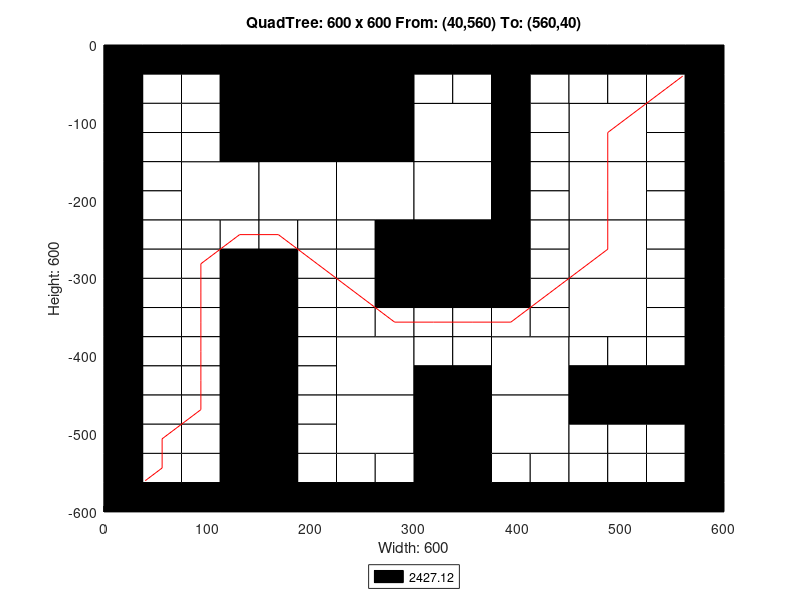

This chart was generated by the following MATLAB code:
axis([0 600 -600 0]);
title('QuadTree: 600 x 600 From: (40,560) To: (560,40)');
xlabel('Width: 600');
ylabel('Height: 600');
rectangle('Position',[150 -150 150 150], 'FaceColor',[0 0 0]);
rectangle('Position',[75 -225 75 75], 'FaceColor',[1 1 1]);
rectangle('Position',[150 -225 75 75], 'FaceColor',[1 1 1]);
rectangle('Position',[225 -225 75 75], 'FaceColor',[1 1 1]);
rectangle('Position',[300 -150 75 75], 'FaceColor',[1 1 1]);
rectangle('Position',[450 -150 75 75], 'FaceColor',[1 1 1]);
rectangle('Position',[300 -225 75 75], 'FaceColor',[1 1 1]);
rectangle('Position',[300 -300 75 75], 'FaceColor',[0 0 0]);
rectangle('Position',[450 -225 75 75], 'FaceColor',[1 1 1]);
rectangle('Position',[450 -300 75 75], 'FaceColor',[1 1 1]);
rectangle('Position',[225 -450 75 75], 'FaceColor',[1 1 1]);
rectangle('Position',[225 -525 75 75], 'FaceColor',[1 1 1]);
rectangle('Position',[375 -450 75 75], 'FaceColor',[1 1 1]);
rectangle('Position',[450 -375 75 75], 'FaceColor',[1 1 1]);
rectangle('Position',[300 -525 75 75], 'FaceColor',[0 0 0]);
rectangle('Position',[375 -525 75 75], 'FaceColor',[1 1 1]);
rectangle('Position',[300 -600 75 75], 'FaceColor',[0 0 0]);
rectangle('Position',[0 -37.5 37.5 37.5], 'FaceColor',[0 0 0]);
rectangle('Position',[37.5 -37.5 37.5 37.5], 'FaceColor',[0 0 0]);
rectangle('Position',[0 -75 37.5 37.5], 'FaceColor',[0 0 0]);
rectangle('Position',[37.5 -75 37.5 37.5], 'FaceColor',[1 1 1]);
rectangle('Position',[75 -37.5 37.5 37.5], 'FaceColor',[0 0 0]);
rectangle('Position',[112.5 -37.5 37.5 37.5], 'FaceColor',[0 0 0]);
rectangle('Position',[75 -75 37.5 37.5], 'FaceColor',[1 1 1]);
rectangle('Position',[112.5 -75 37.5 37.5], 'FaceColor',[0 0 0]);
rectangle('Position',[0 -112.5 37.5 37.5], 'FaceColor',[0 0 0]);
rectangle('Position',[37.5 -112.5 37.5 37.5], 'FaceColor',[1 1 1]);
rectangle('Position',[0 -150 37.5 37.5], 'FaceColor',[0 0 0]);
rectangle('Position',[37.5 -150 37.5 37.5], 'FaceColor',[1 1 1]);
rectangle('Position',[75 -112.5 37.5 37.5], 'FaceColor',[1 1 1]);
rectangle('Position',[112.5 -112.5 37.5 37.5], 'FaceColor',[0 0 0]);
rectangle('Position',[75 -150 37.5 37.5], 'FaceColor',[1 1 1]);
rectangle('Position',[112.5 -150 37.5 37.5], 'FaceColor',[0 0 0]);
rectangle('Position',[0 -187.5 37.5 37.5], 'FaceColor',[0 0 0]);
rectangle('Position',[37.5 -187.5 37.5 37.5], 'FaceColor',[1 1 1]);
rectangle('Position',[0 -225 37.5 37.5], 'FaceColor',[0 0 0]);
rectangle('Position',[37.5 -225 37.5 37.5], 'FaceColor',[1 1 1]);
rectangle('Position',[0 -262.5 37.5 37.5], 'FaceColor',[0 0 0]);
rectangle('Position',[37.5 -262.5 37.5 37.5], 'FaceColor',[1 1 1]);
rectangle('Position',[0 -300 37.5 37.5], 'FaceColor',[0 0 0]);
rectangle('Position',[37.5 -300 37.5 37.5], 'FaceColor',[1 1 1]);
rectangle('Position',[75 -262.5 37.5 37.5], 'FaceColor',[1 1 1]);
rectangle('Position',[112.5 -262.5 37.5 37.5], 'FaceColor',[1 1 1]);
rectangle('Position',[75 -300 37.5 37.5], 'FaceColor',[1 1 1]);
rectangle('Position',[112.5 -300 37.5 37.5], 'FaceColor',[0 0 0]);
rectangle('Position',[150 -262.5 37.5 37.5], 'FaceColor',[1 1 1]);
rectangle('Position',[187.5 -262.5 37.5 37.5], 'FaceColor',[1 1 1]);
rectangle('Position',[150 -300 37.5 37.5], 'FaceColor',[0 0 0]);
rectangle('Position',[187.5 -300 37.5 37.5], 'FaceColor',[1 1 1]);
rectangle('Position',[225 -262.5 37.5 37.5], 'FaceColor',[1 1 1]);
rectangle('Position',[262.5 -262.5 37.5 37.5], 'FaceColor',[0 0 0]);
rectangle('Position',[225 -300 37.5 37.5], 'FaceColor',[1 1 1]);
rectangle('Position',[262.5 -300 37.5 37.5], 'FaceColor',[0 0 0]);
rectangle('Position',[300 -37.5 37.5 37.5], 'FaceColor',[0 0 0]);
rectangle('Position',[337.5 -37.5 37.5 37.5], 'FaceColor',[0 0 0]);
rectangle('Position',[300 -75 37.5 37.5], 'FaceColor',[1 1 1]);
rectangle('Position',[337.5 -75 37.5 37.5], 'FaceColor',[1 1 1]);
rectangle('Position',[375 -37.5 37.5 37.5], 'FaceColor',[0 0 0]);
rectangle('Position',[412.5 -37.5 37.5 37.5], 'FaceColor',[0 0 0]);
rectangle('Position',[375 -75 37.5 37.5], 'FaceColor',[0 0 0]);
rectangle('Position',[412.5 -75 37.5 37.5], 'FaceColor',[1 1 1]);
rectangle('Position',[375 -112.5 37.5 37.5], 'FaceColor',[0 0 0]);
rectangle('Position',[412.5 -112.5 37.5 37.5], 'FaceColor',[1 1 1]);
rectangle('Position',[375 -150 37.5 37.5], 'FaceColor',[0 0 0]);
rectangle('Position',[412.5 -150 37.5 37.5], 'FaceColor',[1 1 1]);
rectangle('Position',[450 -37.5 37.5 37.5], 'FaceColor',[0 0 0]);
rectangle('Position',[487.5 -37.5 37.5 37.5], 'FaceColor',[0 0 0]);
rectangle('Position',[450 -75 37.5 37.5], 'FaceColor',[1 1 1]);
rectangle('Position',[487.5 -75 37.5 37.5], 'FaceColor',[1 1 1]);
rectangle('Position',[525 -37.5 37.5 37.5], 'FaceColor',[0 0 0]);
rectangle('Position',[562.5 -37.5 37.5 37.5], 'FaceColor',[0 0 0]);
rectangle('Position',[525 -75 37.5 37.5], 'FaceColor',[1 1 1]);
rectangle('Position',[562.5 -75 37.5 37.5], 'FaceColor',[0 0 0]);
rectangle('Position',[525 -112.5 37.5 37.5], 'FaceColor',[1 1 1]);
rectangle('Position',[562.5 -112.5 37.5 37.5], 'FaceColor',[0 0 0]);
rectangle('Position',[525 -150 37.5 37.5], 'FaceColor',[1 1 1]);
rectangle('Position',[562.5 -150 37.5 37.5], 'FaceColor',[0 0 0]);
rectangle('Position',[375 -187.5 37.5 37.5], 'FaceColor',[0 0 0]);
rectangle('Position',[412.5 -187.5 37.5 37.5], 'FaceColor',[1 1 1]);
rectangle('Position',[375 -225 37.5 37.5], 'FaceColor',[0 0 0]);
rectangle('Position',[412.5 -225 37.5 37.5], 'FaceColor',[1 1 1]);
rectangle('Position',[375 -262.5 37.5 37.5], 'FaceColor',[0 0 0]);
rectangle('Position',[412.5 -262.5 37.5 37.5], 'FaceColor',[1 1 1]);
rectangle('Position',[375 -300 37.5 37.5], 'FaceColor',[0 0 0]);
rectangle('Position',[412.5 -300 37.5 37.5], 'FaceColor',[1 1 1]);
rectangle('Position',[525 -187.5 37.5 37.5], 'FaceColor',[1 1 1]);
rectangle('Position',[562.5 -187.5 37.5 37.5], 'FaceColor',[0 0 0]);
rectangle('Position',[525 -225 37.5 37.5], 'FaceColor',[1 1 1]);
rectangle('Position',[562.5 -225 37.5 37.5], 'FaceColor',[0 0 0]);
rectangle('Position',[525 -262.5 37.5 37.5], 'FaceColor',[1 1 1]);
rectangle('Position',[562.5 -262.5 37.5 37.5], 'FaceColor',[0 0 0]);
rectangle('Position',[525 -300 37.5 37.5], 'FaceColor',[1 1 1]);
rectangle('Position',[562.5 -300 37.5 37.5], 'FaceColor',[0 0 0]);
rectangle('Position',[0 -337.5 37.5 37.5], 'FaceColor',[0 0 0]);
rectangle('Position',[37.5 -337.5 37.5 37.5], 'FaceColor',[1 1 1]);
rectangle('Position',[0 -375 37.5 37.5], 'FaceColor',[0 0 0]);
rectangle('Position',[37.5 -375 37.5 37.5], 'FaceColor',[1 1 1]);
rectangle('Position',[75 -337.5 37.5 37.5], 'FaceColor',[1 1 1]);
rectangle('Position',[112.5 -337.5 37.5 37.5], 'FaceColor',[0 0 0]);
rectangle('Position',[75 -375 37.5 37.5], 'FaceColor',[1 1 1]);
rectangle('Position',[112.5 -375 37.5 37.5], 'FaceColor',[0 0 0]);
rectangle('Position',[0 -412.5 37.5 37.5], 'FaceColor',[0 0 0]);
rectangle('Position',[37.5 -412.5 37.5 37.5], 'FaceColor',[1 1 1]);
rectangle('Position',[0 -450 37.5 37.5], 'FaceColor',[0 0 0]);
rectangle('Position',[37.5 -450 37.5 37.5], 'FaceColor',[1 1 1]);
rectangle('Position',[75 -412.5 37.5 37.5], 'FaceColor',[1 1 1]);
rectangle('Position',[112.5 -412.5 37.5 37.5], 'FaceColor',[0 0 0]);
rectangle('Position',[75 -450 37.5 37.5], 'FaceColor',[1 1 1]);
rectangle('Position',[112.5 -450 37.5 37.5], 'FaceColor',[0 0 0]);
rectangle('Position',[150 -337.5 37.5 37.5], 'FaceColor',[0 0 0]);
rectangle('Position',[187.5 -337.5 37.5 37.5], 'FaceColor',[1 1 1]);
rectangle('Position',[150 -375 37.5 37.5], 'FaceColor',[0 0 0]);
rectangle('Position',[187.5 -375 37.5 37.5], 'FaceColor',[1 1 1]);
rectangle('Position',[225 -337.5 37.5 37.5], 'FaceColor',[1 1 1]);
rectangle('Position',[262.5 -337.5 37.5 37.5], 'FaceColor',[0 0 0]);
rectangle('Position',[225 -375 37.5 37.5], 'FaceColor',[1 1 1]);
rectangle('Position',[262.5 -375 37.5 37.5], 'FaceColor',[1 1 1]);
rectangle('Position',[150 -412.5 37.5 37.5], 'FaceColor',[0 0 0]);
rectangle('Position',[187.5 -412.5 37.5 37.5], 'FaceColor',[1 1 1]);
rectangle('Position',[150 -450 37.5 37.5], 'FaceColor',[0 0 0]);
rectangle('Position',[187.5 -450 37.5 37.5], 'FaceColor',[1 1 1]);
rectangle('Position',[0 -487.5 37.5 37.5], 'FaceColor',[0 0 0]);
rectangle('Position',[37.5 -487.5 37.5 37.5], 'FaceColor',[1 1 1]);
rectangle('Position',[0 -525 37.5 37.5], 'FaceColor',[0 0 0]);
rectangle('Position',[37.5 -525 37.5 37.5], 'FaceColor',[1 1 1]);
rectangle('Position',[75 -487.5 37.5 37.5], 'FaceColor',[1 1 1]);
rectangle('Position',[112.5 -487.5 37.5 37.5], 'FaceColor',[0 0 0]);
rectangle('Position',[75 -525 37.5 37.5], 'FaceColor',[1 1 1]);
rectangle('Position',[112.5 -525 37.5 37.5], 'FaceColor',[0 0 0]);
rectangle('Position',[0 -562.5 37.5 37.5], 'FaceColor',[0 0 0]);
rectangle('Position',[37.5 -562.5 37.5 37.5], 'FaceColor',[1 1 1]);
rectangle('Position',[0 -600 37.5 37.5], 'FaceColor',[0 0 0]);
rectangle('Position',[37.5 -600 37.5 37.5], 'FaceColor',[0 0 0]);
rectangle('Position',[75 -562.5 37.5 37.5], 'FaceColor',[1 1 1]);
rectangle('Position',[112.5 -562.5 37.5 37.5], 'FaceColor',[0 0 0]);
rectangle('Position',[75 -600 37.5 37.5], 'FaceColor',[0 0 0]);
rectangle('Position',[112.5 -600 37.5 37.5], 'FaceColor',[0 0 0]);
rectangle('Position',[150 -487.5 37.5 37.5], 'FaceColor',[0 0 0]);
rectangle('Position',[187.5 -487.5 37.5 37.5], 'FaceColor',[1 1 1]);
rectangle('Position',[150 -525 37.5 37.5], 'FaceColor',[0 0 0]);
rectangle('Position',[187.5 -525 37.5 37.5], 'FaceColor',[1 1 1]);
rectangle('Position',[150 -562.5 37.5 37.5], 'FaceColor',[0 0 0]);
rectangle('Position',[187.5 -562.5 37.5 37.5], 'FaceColor',[1 1 1]);
rectangle('Position',[150 -600 37.5 37.5], 'FaceColor',[0 0 0]);
rectangle('Position',[187.5 -600 37.5 37.5], 'FaceColor',[0 0 0]);
rectangle('Position',[225 -562.5 37.5 37.5], 'FaceColor',[1 1 1]);
rectangle('Position',[262.5 -562.5 37.5 37.5], 'FaceColor',[1 1 1]);
rectangle('Position',[225 -600 37.5 37.5], 'FaceColor',[0 0 0]);
rectangle('Position',[262.5 -600 37.5 37.5], 'FaceColor',[0 0 0]);
rectangle('Position',[300 -337.5 37.5 37.5], 'FaceColor',[0 0 0]);
rectangle('Position',[337.5 -337.5 37.5 37.5], 'FaceColor',[0 0 0]);
rectangle('Position',[300 -375 37.5 37.5], 'FaceColor',[1 1 1]);
rectangle('Position',[337.5 -375 37.5 37.5], 'FaceColor',[1 1 1]);
rectangle('Position',[375 -337.5 37.5 37.5], 'FaceColor',[0 0 0]);
rectangle('Position',[412.5 -337.5 37.5 37.5], 'FaceColor',[1 1 1]);
rectangle('Position',[375 -375 37.5 37.5], 'FaceColor',[1 1 1]);
rectangle('Position',[412.5 -375 37.5 37.5], 'FaceColor',[1 1 1]);
rectangle('Position',[300 -412.5 37.5 37.5], 'FaceColor',[1 1 1]);
rectangle('Position',[337.5 -412.5 37.5 37.5], 'FaceColor',[1 1 1]);
rectangle('Position',[300 -450 37.5 37.5], 'FaceColor',[0 0 0]);
rectangle('Position',[337.5 -450 37.5 37.5], 'FaceColor',[0 0 0]);
rectangle('Position',[525 -337.5 37.5 37.5], 'FaceColor',[1 1 1]);
rectangle('Position',[562.5 -337.5 37.5 37.5], 'FaceColor',[0 0 0]);
rectangle('Position',[525 -375 37.5 37.5], 'FaceColor',[1 1 1]);
rectangle('Position',[562.5 -375 37.5 37.5], 'FaceColor',[0 0 0]);
rectangle('Position',[450 -412.5 37.5 37.5], 'FaceColor',[1 1 1]);
rectangle('Position',[487.5 -412.5 37.5 37.5], 'FaceColor',[1 1 1]);
rectangle('Position',[450 -450 37.5 37.5], 'FaceColor',[0 0 0]);
rectangle('Position',[487.5 -450 37.5 37.5], 'FaceColor',[0 0 0]);
rectangle('Position',[525 -412.5 37.5 37.5], 'FaceColor',[1 1 1]);
rectangle('Position',[562.5 -412.5 37.5 37.5], 'FaceColor',[0 0 0]);
rectangle('Position',[525 -450 37.5 37.5], 'FaceColor',[0 0 0]);
rectangle('Position',[562.5 -450 37.5 37.5], 'FaceColor',[0 0 0]);
rectangle('Position',[375 -562.5 37.5 37.5], 'FaceColor',[1 1 1]);
rectangle('Position',[412.5 -562.5 37.5 37.5], 'FaceColor',[1 1 1]);
rectangle('Position',[375 -600 37.5 37.5], 'FaceColor',[0 0 0]);
rectangle('Position',[412.5 -600 37.5 37.5], 'FaceColor',[0 0 0]);
rectangle('Position',[450 -487.5 37.5 37.5], 'FaceColor',[0 0 0]);
rectangle('Position',[487.5 -487.5 37.5 37.5], 'FaceColor',[0 0 0]);
rectangle('Position',[450 -525 37.5 37.5], 'FaceColor',[1 1 1]);
rectangle('Position',[487.5 -525 37.5 37.5], 'FaceColor',[1 1 1]);
rectangle('Position',[525 -487.5 37.5 37.5], 'FaceColor',[0 0 0]);
rectangle('Position',[562.5 -487.5 37.5 37.5], 'FaceColor',[0 0 0]);
rectangle('Position',[525 -525 37.5 37.5], 'FaceColor',[1 1 1]);
rectangle('Position',[562.5 -525 37.5 37.5], 'FaceColor',[0 0 0]);
rectangle('Position',[450 -562.5 37.5 37.5], 'FaceColor',[1 1 1]);
rectangle('Position',[487.5 -562.5 37.5 37.5], 'FaceColor',[1 1 1]);
rectangle('Position',[450 -600 37.5 37.5], 'FaceColor',[0 0 0]);
rectangle('Position',[487.5 -600 37.5 37.5], 'FaceColor',[0 0 0]);
rectangle('Position',[525 -562.5 37.5 37.5], 'FaceColor',[1 1 1]);
rectangle('Position',[562.5 -562.5 37.5 37.5], 'FaceColor',[0 0 0]);
rectangle('Position',[525 -600 37.5 37.5], 'FaceColor',[0 0 0]);
rectangle('Position',[562.5 -600 37.5 37.5], 'FaceColor',[0 0 0]);
X=[560,543.75,487.5,487.5,487.5,431.25,393.75,356.25,318.75,281.25,243.75,206.25,168.75,131.25,93.75,93.75,93.75,93.75,93.75,93.75,56.25,56.25,40];
Y=[-40,-56.25,-112.5,-187.5,-262.5,-318.75,-356.25,-356.25,-356.25,-356.25,-318.75,-281.25,-243.75,-243.75,-281.25,-318.75,-356.25,-393.75,-431.25,-468.75,-506.25,-543.75,-560];
hold on;
plot(X,Y,'r');
legend('2427.12','Location','southoutside');
